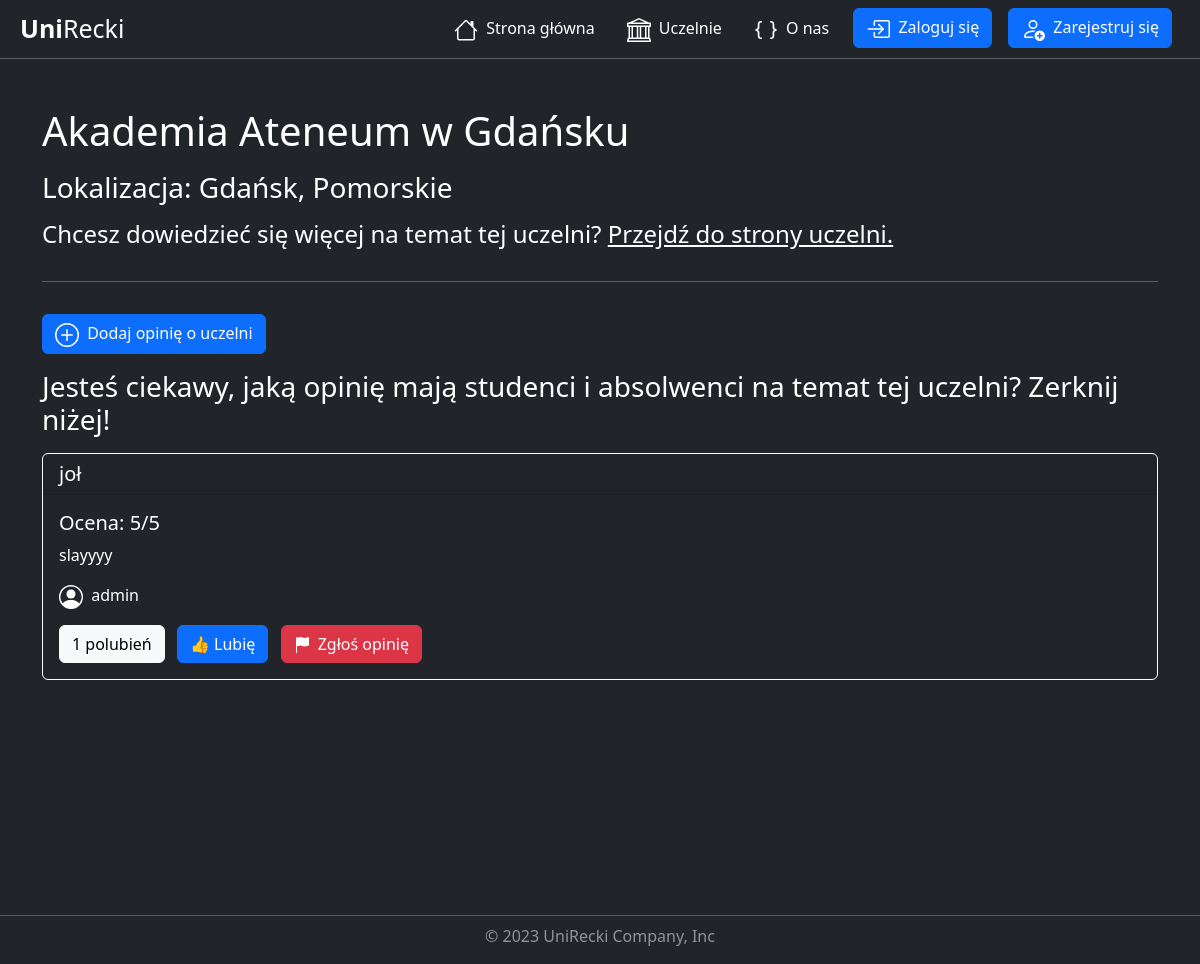
Before: /university/5/ with the older database file.
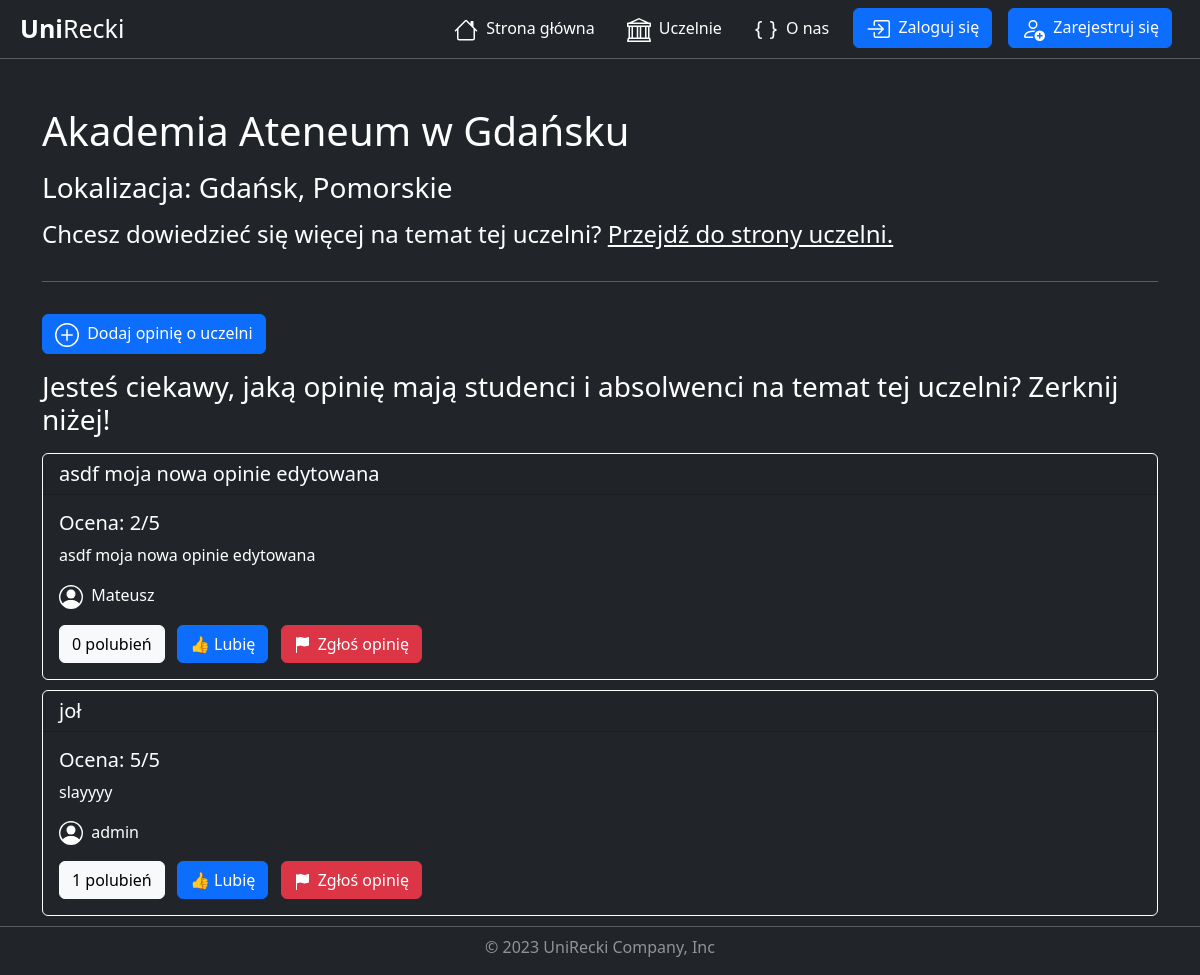
After: the same page with the newer database file.
### universities/models.py (models this page shows, shortened)
class Review(models.Model):
    title = models.CharField( max_length=150)
    description = models.CharField( max_length=3000)
    rating = models.IntegerField(validators=[
            MaxValueValidator(5),
            MinValueValidator(1)
        ])
    add_date = models.DateTimeField(default=timezone.now, blank=True)
    university = models.ForeignKey(University, on_delete=models.CASCADE)
    user = models.ForeignKey(User, on_delete=models.CASCADE)
    users_like = models.ManyToManyField(User, related_name='images_liked', blank=True)
    class Meta:
        verbose_name = 'Review'
        verbose_name_plural = 'Reviews'

### universities/views.py (the view)
# urls.py: path('<int:pk>/', views.UniversityDetailView.as_view(), name='university_detail'),
class UniversityDetailView(DetailView):
    model = University
    template_name = 'universities/university_detail.html'  # Replace with your desired template name
    context_object_name = 'university'
    def get_context_data(self, **kwargs):
        context = super().get_context_data(**kwargs)
        university = self.get_object()
        reviews = university.review_set.all().order_by('-add_date')
        context['reviews'] = reviews
        return context

### universities/templates/universities/university_detail.html (shortened to what this page needs)
{% extends "base.html" %}
{% load static %}
{% block css %}
    <link rel="stylesheet" href="{% static "universities/university_detail.css" %}">
{% endblock css %}
{% block content %}
    <div class="container mt-5">
        <div class="row">
            <h1 class="mb-3">{{ university.name }}</h1>
            <h3 class="mb-3">Lokalizacja: {{ university.city }}, {{ university.voivodeship | capfirst }}</h3>
        </div>
        <div class="row">
            <h4 class="mb-3">
                Chcesz dowiedzieć się więcej na temat tej uczelni? <a href="{{ university.link }}">Przejdź do strony uczelni.</a>
            </h4>
        </div>
        <hr class="mt-3">
        <a href="{% url 'review_create' university.pk %}"
           class="btn btn-primary my-3">
        Dodaj opinię o uczelni</a>
        <h3 class="mb-3">Jesteś ciekawy, jaką opinię mają studenci i absolwenci na temat tej uczelni? Zerknij niżej!</h3>
        {% for review in reviews %}
            <div class="card bg-dark">
                <h5 class="card-header ">{{ review.title }}</h5>
                <div class="card-body">
                    <h5 class="card-title">Ocena: {{ review.rating }}/5</h5>
                    <p class="card-text">{{ review.description }}</p>
                    <p class="card-text">
                        {{ review.user.username }}
                    </p>
                    {% with total_likes=review.users_like.count %}
                        <span class="count-{{ review.id }} btn btn-light me-2">
                            <span class="total">{{ total_likes }}</span>
                            polubień
                        </span>
                    {% endwith %}
                    <a href="#"
                       class="like btn btn-primary me-2"
                       data-id="{{ review.id }}"
                       data-action="{% if request.user in review.users_like.all %}un{% endif %}like">
                        {% if request.user not in review.users_like.all %}
                            👍 Lubię
                        {% else %}
                            👎 Nie lubię
                        {% endif %}
                    </a>
                    <a href="{% url 'review_report_create' review.pk %}"
                       class="btn btn-danger">
                    Zgłoś opinię</a>
                </div>
            </div>
        {% empty %}
            <p>Brak opinii dla tej uczelni.</p>
        {% endfor %}
    </div>
{% endblock content %}

Changed rows visible on the page:
added Review: title "asdf moja nowa opinie edytowana", rating "2", description "asdf moja nowa opinie edytowana", user.username "Mateusz", users_like.count "0", shows "👍 Lubię"
